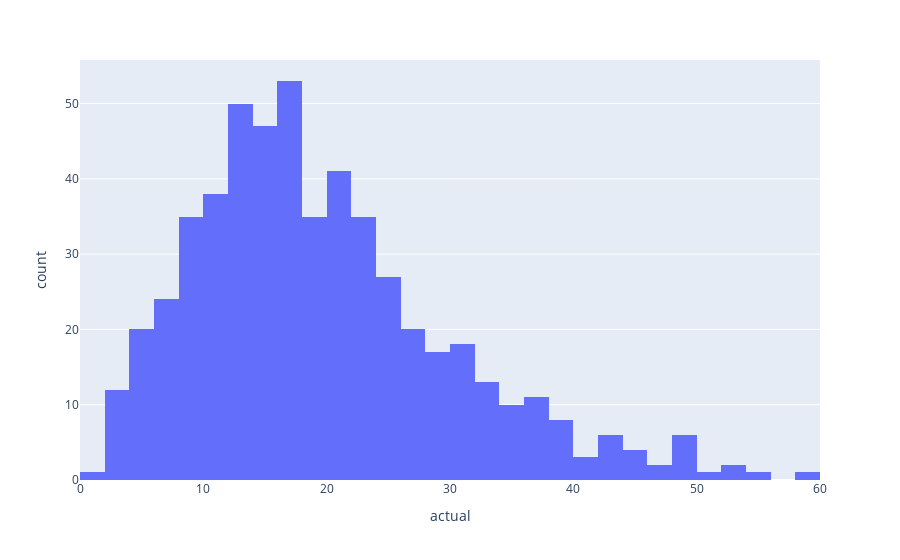

The code cell stored with this chart in its notebook:
### Code cell
fig = px.histogram(x=predictions['actual'], labels={
    'x': 'actual'
})

# nth percentile difference (Lower number better)
print(predictions.quantile(q=0.5)['actual'])
print('Standard deviation: ' + str(predictions['actual'].std()))

fig.show()

### Figure 1 — Plotly figure (JSON) as saved in the notebook; plotly's stock layout.template omitted (floating-point values rounded to 4 significant figures; data arrays with more than 128 entries replaced by an {"elided": "..."} marker saying what was removed)
{"data": [{"alignmentgroup": "True", "bingroup": "x", "hovertemplate": "actual=%{x}<br>count=%{y}<extra></extra>", "legendgroup": "", "marker": {"color": "#636efa", "pattern": {"shape": ""}}, "name": "", "offsetgroup": "", "orientation": "v", "showlegend": false, "type": "histogram", "x": {"elided": "541 float values"}, "xaxis": "x", "yaxis": "y"}], "layout": {"barmode": "relative", "legend": {"tracegroupgap": 0}, "margin": {"t": 60}, "xaxis": {"anchor": "y", "domain": [0, 1], "title": {"text": "actual"}}, "yaxis": {"anchor": "x", "domain": [0, 1], "title": {"text": "count"}}}}
